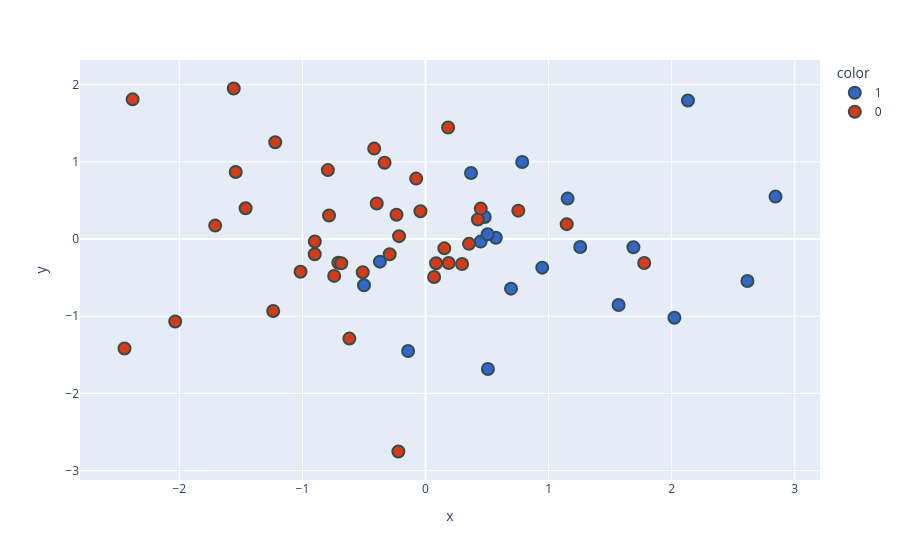

The notebook cell this image was saved under:
### Code cell
new_df['target'] = new_df['target'].astype('str')
fig = px.scatter(x=new_df['PC1'],
                 y=new_df['PC2'],
                 color=new_df['target'],
                 color_discrete_sequence=px.colors.qualitative.G10
                )

fig.update_traces(marker=dict(size=12,
                              line=dict(width=2,
                                        color='DarkSlateGrey')),
                  selector=dict(mode='markers'))
fig.show()

### Figure 1 — Plotly figure (JSON) as saved in the notebook; plotly's stock layout.template omitted (floating-point values rounded to 4 significant figures)
{"data": [{"hovertemplate": "color=1<br>x=%{x}<br>y=%{y}<extra></extra>", "legendgroup": "1", "marker": {"color": "#3366CC", "line": {"color": "DarkSlateGrey", "width": 2}, "size": 12, "symbol": "circle"}, "mode": "markers", "name": "1", "orientation": "v", "showlegend": true, "type": "scatter", "x": [0.9486, 0.4482, 2.616, -0.1415, 1.257, 0.786, 2.844, -0.3704, 1.569, 0.6948, -0.5, 0.5072, 2.132, 0.5715, 0.5051, 0.3698, 1.689, 0.481, 2.022, 1.155], "xaxis": "x", "y": [-0.3709, -0.03391, -0.5448, -1.45, -0.1038, 0.9974, 0.5492, -0.2933, -0.8559, -0.6434, -0.5993, -1.683, 1.794, 0.01692, 0.06166, 0.8544, -0.1078, 0.285, -1.019, 0.5235], "yaxis": "y"}, {"hovertemplate": "color=0<br>x=%{x}<br>y=%{y}<extra></extra>", "legendgroup": "0", "marker": {"color": "#DC3912", "line": {"color": "DarkSlateGrey", "width": 2}, "size": 12, "symbol": "circle"}, "mode": "markers", "name": "0", "orientation": "v", "showlegend": true, "type": "scatter", "x": [-0.2149, 0.4257, 0.297, -0.742, -0.9003, 1.777, -1.462, -1.015, -1.709, -1.542, 0.754, -0.2358, -0.7089, -0.4171, 0.449, -1.238, -2.446, -0.7838, 0.07001, -0.6844, -0.291, -2.034, -0.07601, -0.7932, -0.3963, -0.5101, -2.38, 0.3533, -0.6188, -1.558, 0.1528, -1.221, -0.8993, 0.1885, -0.04081, 1.147, 0.1837, -0.2205, -0.3327, 0.08592], "xaxis": "x", "y": [0.03658, 0.2528, -0.3239, -0.4779, -0.1971, -0.311, 0.398, -0.4235, 0.1734, 0.8673, 0.367, 0.3134, -0.3083, 1.171, 0.3938, -0.9335, -1.419, 0.3042, -0.4931, -0.3142, -0.1969, -1.069, 0.7824, 0.8924, 0.4603, -0.4316, 1.809, -0.06311, -1.29, 1.949, -0.1209, 1.254, -0.03204, -0.3107, 0.3593, 0.1923, 1.443, -2.752, 0.9867, -0.3145], "yaxis": "y"}], "layout": {"legend": {"title": {"text": "color"}, "tracegroupgap": 0}, "margin": {"t": 60}, "xaxis": {"anchor": "y", "domain": [0, 1], "title": {"text": "x"}}, "yaxis": {"anchor": "x", "domain": [0, 1], "title": {"text": "y"}}}}
